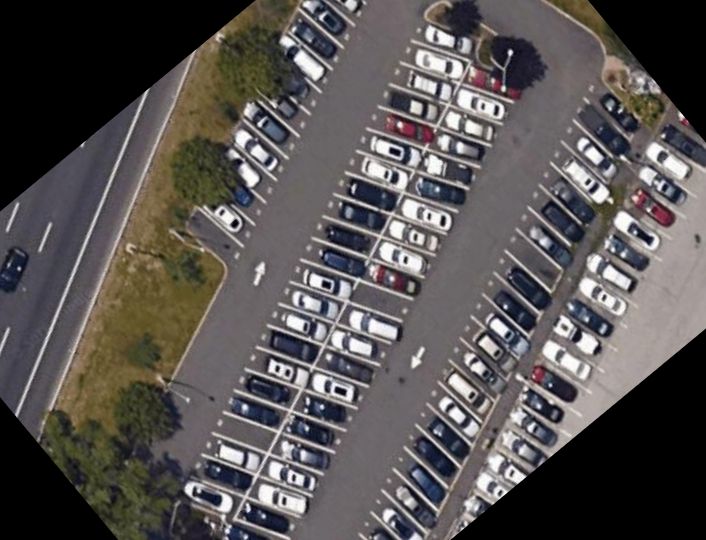
#> input picture 1. Satellite/Scripts/3. jittering/test/JPEGImages/0-88187333.jpg, 706 x 540 px, found by its file name; its folder holds only this picture in this run
$ python '2. stats features.py'   (older library calls are emulated)
#> lines starting #> are read from the running program, lines starting #| are printed output that depends on the picture; after the words box and inside, x2 and y2 are one past the last pixel; in counts of white or black regions, pixels touching at a corner belong together

# coding: utf-8

# In[12]:


import os

PASCAL_PATH = '../../database/PASCAL_format_train300'

PASCAL_PATH = r'C:\Users\langh\Dropbox (local)\Ene2019\MCC-I Masters\Thesis\1. Dataset\1. Satellite\Dataset\World\PASCAL_format'

image_root_path = os.path.join(PASCAL_PATH,r"JPEGImages")
mask_root_path = os.path.join(PASCAL_PATH,r"SegmentationClass")

def GetLista():
    global image_root_path
    lista = [f.replace(".jpg","") for f in os.listdir(image_root_path) if f.endswith(".jpg")]
    return lista


# In[2]:


import os
def GetSize(l):
    size=float(os.path.getsize(os.path.join(image_root_path,'{}.jpg'.format(l))))/1000
    return size


# In[3]:


import cv2
def GetWidth(l):
#> called with l = '0-88187333'
    filename=os.path.join(image_root_path,'{}.jpg'.format(l))
    img = cv2.imread(filename)
#> img is the input picture: shape (540, 706, 3); mean B, G, R 82, 83.2, 87.2
    height, width, channels = img.shape
#> height = 540; width = 706; channels = 3
    return float(width)


# In[4]:


import cv2
def GetHeight(l):
#> called with l = '0-88187333'
    filename=os.path.join(image_root_path,'{}.jpg'.format(l))
    img = cv2.imread(filename)
    height, width, channels = img.shape
#> height = 540; width = 706; channels = 3
    return float(height)


# In[5]:


def GetTotalArea(l):
#> called with l = '0-88187333'
    filename=os.path.join(mask_root_path,'{}.png'.format(l))
    img = cv2.imread(filename)
    height, width, channels = img.shape
#> height = 540; width = 706; channels = 3
    return float(height*width)
def GetArea(l):
#> called with l = '0-88187333'
    filename=os.path.join(mask_root_path,'{}.png'.format(l))
    img = cv2.imread(filename,1)
    img = cv2.cvtColor(img, cv2.COLOR_BGR2GRAY)
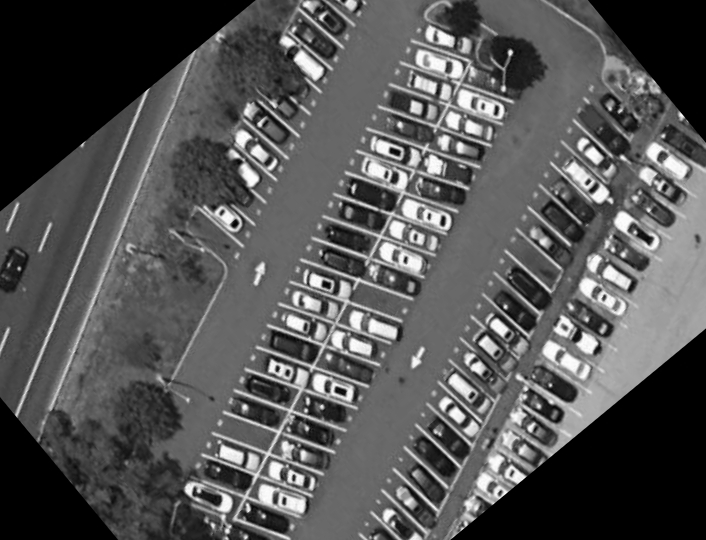
#> img: shape (540, 706); min 0, max 254, mean 84.2
    ret,thresh = cv2.threshold(img, 100, 255, cv2.THRESH_BINARY)
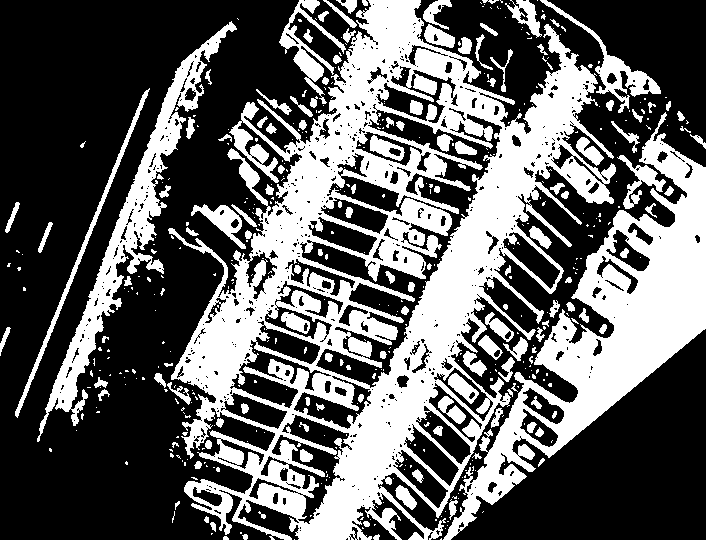
#> thresh: shape (540, 706); 38% white; 490 white regions (353 under 20 px)
    im2,contours,hierarchy = cv2.findContours(thresh, cv2.RETR_TREE, cv2.CHAIN_APPROX_SIMPLE)
#> contours = 1268 contours, 1000 with area under 20; largest, box (x1, y1, x2, y2) and area: (168, 0, 616, 540) 126020, (443, 112, 706, 540) 29853, (299, 109, 503, 389) 14322, (37, 21, 237, 442) 9732, (271, 414, 351, 525) 3333
    area=0
    for cnt in contours:
        area = area+cv2.contourArea(cnt)
#> this loop made 1268 passes
#> (cnt, area) on passes 6 to 8: ([[211, 533], [211, 534], [212, 533]], 52), ([[240, 532], [240, 533], [241, 533], [241, 532]], 53), ([[445, 528]], 53)
#> after the loop, area = 235876.5
    return area


# In[6]:


def GetAreaCount(l):
#> called with l = '0-88187333'
    filename=os.path.join(mask_root_path,'{}.png'.format(l))
    img = cv2.imread(filename,1)
    img = cv2.cvtColor(img, cv2.COLOR_BGR2GRAY)
    ret,thresh = cv2.threshold(img, 100, 255, cv2.THRESH_BINARY)
    im2,contours,hierarchy = cv2.findContours(thresh, cv2.RETR_TREE, cv2.CHAIN_APPROX_SIMPLE)
    area=0
    for cnt in contours:
        area = area+1
#> this loop made 1268 passes
#> cnt on passes 1, 2, 6: [[294, 539]], [[441, 538], [440, 539], [441, 539]], [[211, 533], [211, 534], [212, 533]]
#> after the loop, area = 1268
    return area


# In[13]:


import pandas as pd
from matplotlib import pyplot as plt
from IPython.display import display, Markdown, Latex

columns=['file', 'size', 'width', 'height', 'total_area', 'area','area_count']

df = pd.DataFrame(columns=columns)
lista=GetLista()
for i,l in enumerate(lista):
    df.loc[i]=[l, GetSize(l), GetWidth(l),  GetHeight(l), GetTotalArea(l), GetArea(l), GetAreaCount(l)]


# In[42]:


def ShowBoxplot(show_columns):
    display(Markdown('## {}'.format(','.join(show_columns))))
    df2=df[show_columns]
    print(df2.describe())
    fig, ax = plt.subplots(1,1)
    df2.plot.box(ax=ax, return_type='axes', figsize=(6*len(show_columns),5), showfliers=False,showmeans=True,fontsize="xx-large", widths=0.03)
    #df2.boxplot(ax=ax, figsize=(16, 12), showfliers=False,showmeans=True)
    for col,column in enumerate(show_columns):
        col=col+1
        q1 = df2[column].quantile(0.25)
        mean = df2[column].mean()
        median = df2[column].median()
        q3 = df2[column].quantile(0.75)
        ax.scatter(col, q1, c='k', label='Q1')
        ax.text(col-.03, q1, "Q1 {0:.2f}".format(q1),fontsize="xx-large", horizontalalignment='right')
        ax.scatter(col, q3, c='k', label='Q3')
        ax.text(col+.03, q3, "Q3 {0:.2f}".format(q3),fontsize="xx-large")
        ax.scatter(col, mean, c='k', label='Mean')
        ax.text(col-.03, mean, "Mean {0:.2f}".format(mean),fontsize="xx-large", horizontalalignment='right')
        ax.scatter(col, median, c='k', label='Median')
        ax.text(col+.03, median, "Median {0:.2f}".format(median),fontsize="xx-large")
    plt.xticks(rotation=45)
    plt.show()
    plt.show()
    plt.gcf().clear()
    fig.savefig('{}-{}.eps'.format(','.join(show_columns),"stats"), format="eps",bbox_inches='tight')

ShowBoxplot(['size'])
#> (the call stopped at in ShowBoxplot, `fig, ax = plt.subplots(1,1)`: IPython is not available in this run)
ShowBoxplot(['width','height'])
#> (the call stopped at in ShowBoxplot, `fig, ax = plt.subplots(1,1)`: IPython is not available in this run)
ShowBoxplot(['total_area','area'])
#> (the call stopped at in ShowBoxplot, `fig, ax = plt.subplots(1,1)`: IPython is not available in this run)
ShowBoxplot(['area_count'])
#> (the call stopped at in ShowBoxplot, `fig, ax = plt.subplots(1,1)`: IPython is not available in this run)


# In[11]:


df.to_csv('image_features.csv', index=False)


# In[14]:


df.sort_values('area_count', ascending=False).head()

$ run again, on 1. Satellite/Scripts/3. jittering/test/JPEGImages/5-88187333.jpg
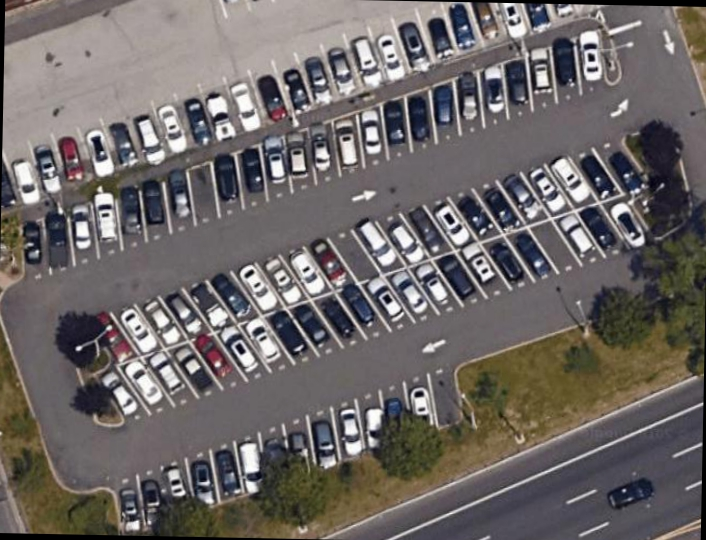
#> input picture 1. Satellite/Scripts/3. jittering/test/JPEGImages/5-88187333.jpg, 706 x 540 px, found by its file name
#> in GetWidth, img is the input picture: shape (540, 706, 3); mean B, G, R 102.4, 103.9, 109.3
#> in GetArea, `img = cv2.cvtColor(img, cv2.COLOR_BGR2GRAY)`:
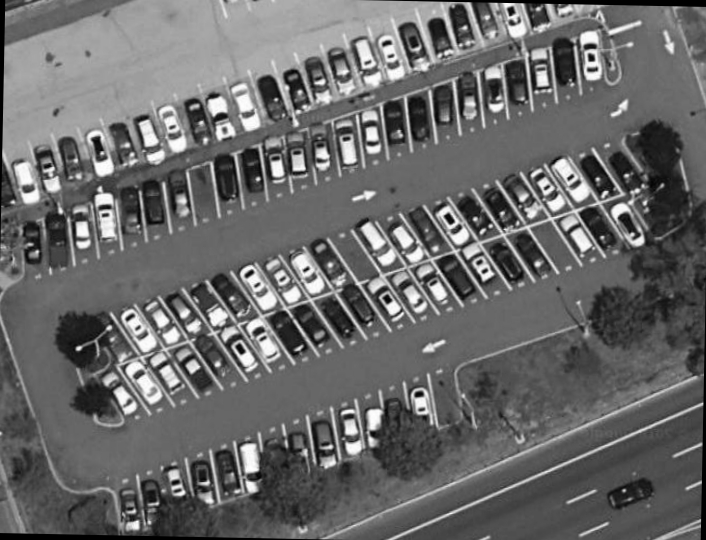
#> img: shape (540, 706); min 0, max 255, mean 105.3
#> in GetArea, `ret,thresh = cv2.threshold(img, 100, 255, cv2.THRESH_BINARY)`:
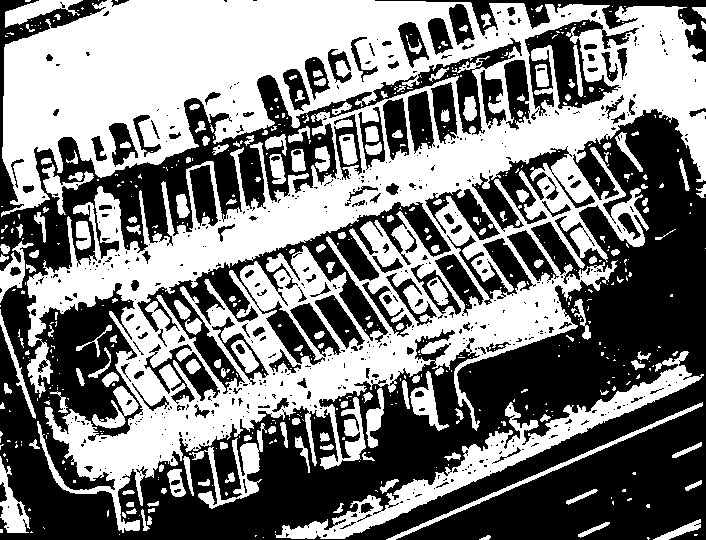
#> thresh: shape (540, 706); 49.4% white; 580 white regions (411 under 20 px)
#> in GetArea, `im2,contours,hierarchy = cv2.findContours(thresh, cv2.RETR_TREE, cv2.C..`: contours = 1356 contours, 1032 with area under 20; largest, box (x1, y1, x2, y2) and area: (1, 0, 706, 533) 203468, (136, 201, 452, 395) 12096, (275, 351, 704, 539) 9543, (524, 18, 620, 117) 4482, (471, 146, 570, 231) 3182
#> the loop in GetArea, `for cnt in contours:` made 1356 passes
#> area on passes 3, 11, 12: 25, 137.5, 407.5
#> after the loop in GetArea, `for cnt in contours:`: area = 294456
#> the loop in GetAreaCount, `for cnt in contours:` made 1356 passes
#> cnt on passes 2, 4, 5: [[263, 537]], [[255, 535], [255, 536], [256, 535]], [[694, 534], [694, 535], [696, 535], [697, 534]]
#> after the loop in GetAreaCount, `for cnt in contours:`: area = 1356

$ run again, on 1. Satellite/Scripts/3. jittering/test/JPEGImages/66-255462087.jpg
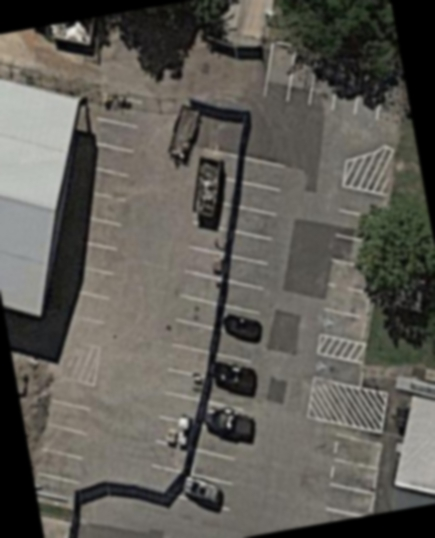
#> input picture 1. Satellite/Scripts/3. jittering/test/JPEGImages/66-255462087.jpg, 435 x 538 px, found by its file name
#> in GetWidth, img is the input picture: shape (538, 435, 3); mean B, G, R 84.9, 91.3, 93.7
#> img: shape (538, 435)
#> in GetArea, `ret,thresh = cv2.threshold(img, 100, 255, cv2.THRESH_BINARY)`:
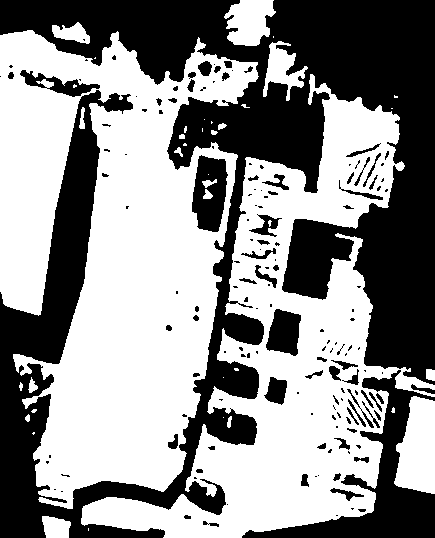
#> thresh: shape (538, 435); 55.9% white; 157 black regions (93 under 20 px)
#> in GetArea, `im2,contours,hierarchy = cv2.findContours(thresh, cv2.RETR_TREE, cv2.C..`: contours = 219 contours, 126 with area under 20; largest, box (x1, y1, x2, y2) and area: (0, 30, 259, 509) 74355, (81, 74, 435, 538) 54771, (394, 396, 435, 494) 2912, (191, 154, 229, 233) 2202, (224, 0, 276, 46) 1612
#> the loop in GetArea, `for cnt in contours:` made 219 passes
#> area on passes 2, 3, 5: 469, 471.5, 499.5
#> after the loop in GetArea, `for cnt in contours:`: area = 146658
#> the loop in GetAreaCount, `for cnt in contours:` made 219 passes
#> cnt on passes 1, 4, 11: [[88, 528], [88, 530]], [[223, 417]], [[223, 377]]
#> after the loop in GetAreaCount, `for cnt in contours:`: area = 219

$ run again, on 1. Satellite/Scripts/3. jittering/test/JPEGImages/69-255462087.jpg
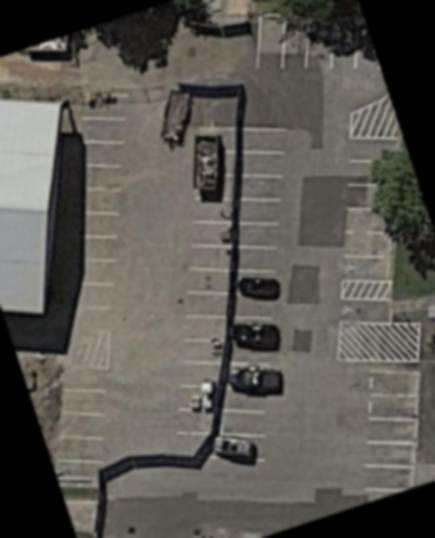
#> input picture 1. Satellite/Scripts/3. jittering/test/JPEGImages/69-255462087.jpg, 435 x 538 px, found by its file name
#> in GetWidth, img is the input picture: shape (538, 435, 3); mean B, G, R 82.2, 87.9, 90.7
#> img: shape (538, 435)
#> in GetArea, `ret,thresh = cv2.threshold(img, 100, 255, cv2.THRESH_BINARY)`:
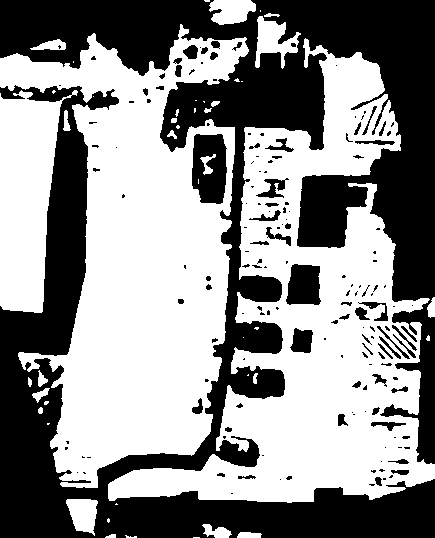
#> thresh: shape (538, 435); 55.1% white; 165 black regions (105 under 20 px)
#> in GetArea, `im2,contours,hierarchy = cv2.findContours(thresh, cv2.RETR_TREE, cv2.C..`: contours = 230 contours, 131 with area under 20; largest, box (x1, y1, x2, y2) and area: (0, 24, 249, 488) 59758, (108, 38, 435, 503) 59338, (0, 90, 78, 313) 10448, (191, 133, 228, 205) 2212, (285, 263, 322, 306) 1263
#> the loop in GetArea, `for cnt in contours:` made 230 passes
#> area on passes 3 to 5: 27.5, 128.5, 340
#> after the loop in GetArea, `for cnt in contours:`: area = 143098
#> the loop in GetAreaCount, `for cnt in contours:` made 230 passes
#> cnt on passes 1, 7, 9: [[193, 537], [199, 537]], [[116, 503], [115, 504], [117, 504]], [[47, 423], [47, 424], [48, 424], [49, 423]]
#> after the loop in GetAreaCount, `for cnt in contours:`: area = 230
